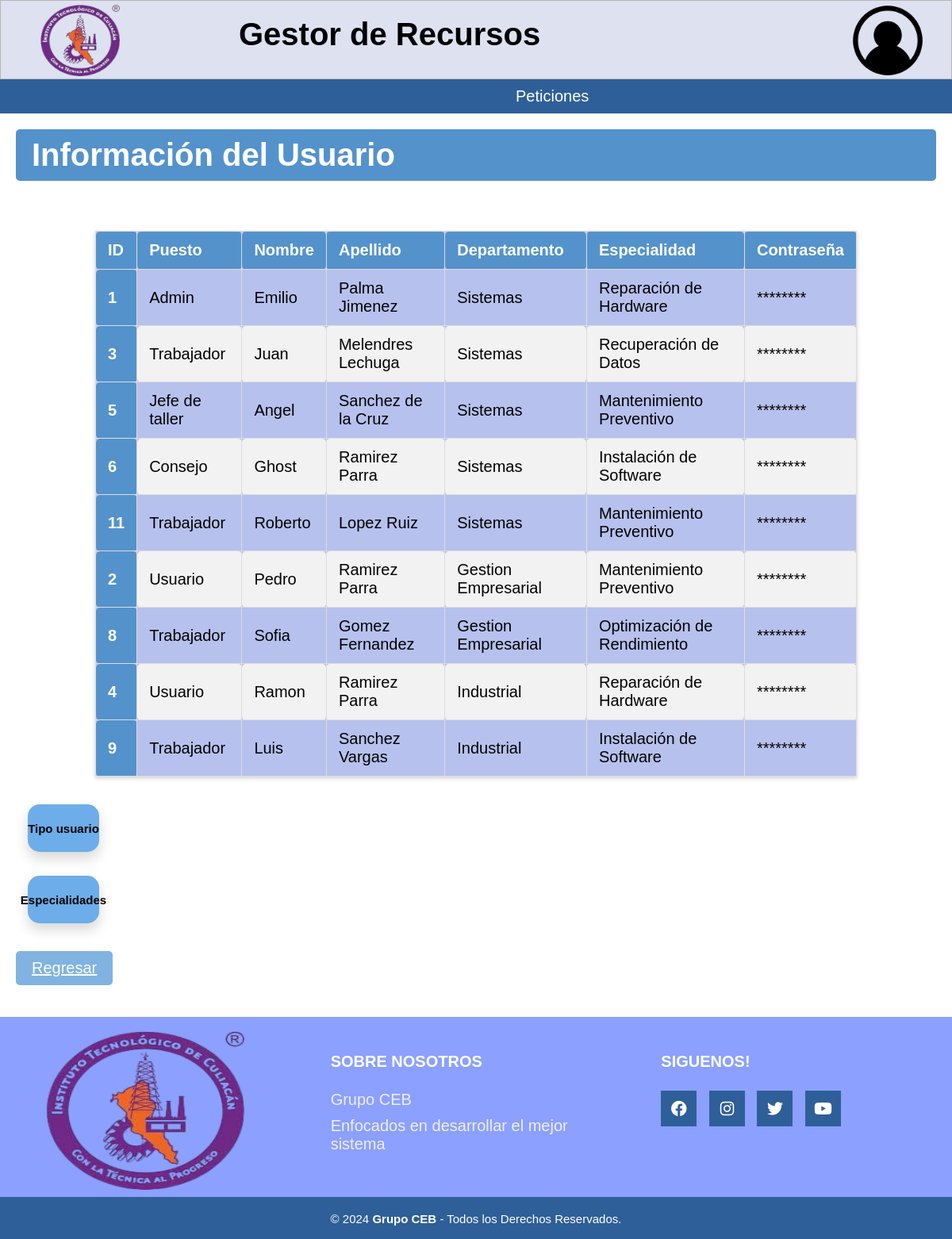
Screenshot of /Usuario/Usuario.php (signed in) with the database file from the repository.
### tables this page shows
Create table Usuarios(
Id_usuario int not null auto_increment primary key,
Id_Utipo int not null,
nombre varchar(50) not null,
apellido varchar(50) not null,
Id_departamento int not null,
Id_especial int not null,
contraseña varchar(20)
);

Create table Tipo_Usuarios(
Id_Utipo int not null auto_increment primary key,
Utipo varchar(50) not null
);

Create table departamento(
Id_departamento int not null auto_increment primary key,
nombre varchar(50) not null,
J_departamento varchar(100) not null
);

Create table catalogo_especial(
Id_especial int not null primary key auto_increment,
Especial text not null
);

### Usuario/Usuario.php (the view, shortened to what this page needs)
<?php
include('../BD/ConexionBD.php');
$nombre = $_SESSION['nombre'];
$sql_select = "SELECT * FROM usuarios WHERE nombre = '$nombre'";
$result = $conn->query($sql_select);
$Usu = $result->fetch_assoc();
?>
<!DOCTYPE html>
<html lang="en">
<head>
	<link rel="stylesheet" href="https://cdnjs.cloudflare.com/ajax/libs/font-awesome/4.7.0/css/font-awesome.min.css">
    <link rel="stylesheet" href="../CSS/menu.css" type="text/css">
    <link rel="stylesheet" href="../CSS/cabecera.css" type="text/css">
    <link rel="stylesheet" href="../CSS/pie_pagina.css" type="text/css">
    <link rel="stylesheet" href="../CSS/tablas_boton.css" type="text/css">
    <link rel="stylesheet" href="../CSS/formularios.css" type="text/css">
    <link rel="stylesheet" href="../CSS/departamentos.css" type="text/css">
        <link
          rel="stylesheet"
          href="https://cdnjs.cloudflare.com/ajax/libs/font-awesome/6.1.1/css/all.min.css"
        />
</head>
<header class="cabecera_p">
    <div class="cabecera">
        <h1 class="nom_sis">Gestor de Recursos</h1>
        <a href="../Menu.php"><img src="../Imagenes/logo.png" class="img-logo" alt="Logo"></a>
        <a href="#"><img src="../Imagenes/avatar.png" class="img-avatar" alt="Avatar"></a>
    </div>
    <div class="header">
        <ul class="nav">
            <?php if ($Usu['Id_Utipo'] == 1 || $Usu['Id_Utipo'] == 3 || $Usu['Id_Utipo'] == 4 || $Usu['Id_Utipo'] == 5): ?>
                <li><a href="#">Peticiones</a>
                </li>
            <?php endif; ?>
        </ul>
    </div>
</header>
</head>
<body>
    <h1 class="titulo">Información del Usuario</h1>
    <br>
    <?php
	include('../BD/ConexionBD.php');
	$sql = "SELECT
        Usuarios.Id_usuario,
        Tipo_Usuarios.Utipo AS Utipo,
        Usuarios.nombre,
        Usuarios.apellido,
        departamento.nombre AS nombre_departamento,
        catalogo_especial.Especial AS especial
    FROM Usuarios
    JOIN Tipo_Usuarios ON Usuarios.Id_Utipo = Tipo_Usuarios.Id_Utipo
    JOIN departamento ON Usuarios.Id_departamento = departamento.Id_departamento
    JOIN catalogo_especial ON Usuarios.Id_especial = catalogo_especial.Id_especial";
	$result = $conn->query($sql);
	echo "<table class='tabla'>";
	echo "<thead>";
	echo "<tr class='cont'>";
	echo "<th scope='col'>ID</th>";
	echo "<th scope='col'>Puesto</th>";
	echo "<th scope='col'>Nombre</th>";
	echo "<th scope='col'>Apellido</th>";
	echo "<th scope='col'>Departamento</th>";
    echo "<th scope='col'>Especialidad</th>";
    echo "<th scope='col'>Contraseña</th>";
	echo "</tr>";
	echo "</thead>";
	echo "<tbody>";
	while ($fila = $result->fetch_assoc()) {
		echo "<tr>";
		echo "<th scope='row'>".$fila['Id_usuario']."</th>";
		echo "<td>". $fila['Utipo']."</td>";
        echo "<td>". $fila['nombre']."</td>";
        echo "<td>". $fila['apellido']."</td>";
        echo "<td>". $fila['nombre_departamento']."</td>";
        echo "<td>". $fila['especial']."</td>";
        echo "<td>********</td>";
		echo "</tr>";
	}
	echo "</tbody>";
	echo "</table>";
?>
<div class="botones">
    <button class="btn_edi" onclick="toggleVisibility('toggleSection')"><p class="tx">Tipo usuario</p></button>
</div>
<div class="botones">
    <button class="btn_edi" onclick="toggleVisibility('toggleSection2')"><p class="tx">Especialidades</p></button>
</div>
	<a href="../Menu.php" class="regresar">Regresar</a>
</body>
<footer class="pie-pagina">
        <div class="grupo-1">
            <div class="box">
                <figure>
                    <a href="Menu.php">
                        <img src="../Imagenes/logo.png" alt="Logo Institucional">
                    </a>
                </figure>
            </div>
            <div class="box">
                <h2>SOBRE NOSOTROS</h2>
                <p>Grupo CEB</p>
                <p>Enfocados en desarrollar el mejor sistema</p>
            </div>
            <div class="box">
                <h2>SIGUENOS!</h2>
                <div class="red-social">
                    <a href="#" class="fa fa-facebook"></a>
                    <a href="#" class="fa fa-instagram"></a>
                    <a href="#" class="fa fa-twitter"></a>
                    <a href="#" class="fa fa-youtube"></a>
                </div>
            </div>
        </div>
        <div class="grupo-2">
            <small>&copy; 2024 <b>Grupo CEB</b> - Todos los Derechos Reservados.</small>
        </div>
    </footer>
</html>

### CSS/menu.css (style rules this page uses)
* { padding: 0px; margin: 0px; }
.header { margin: auto; width: 100%; background-color: #2f5f98; }
ul, ol { list-style: none; }
.nav { display: flex; margin-left: 630px; }
.nav > li { position: relative; float: left; }
.nav li a { background-color: #2f5f98; color: #fff; text-decoration: none; padding: 10px 20px; display: block; }

### CSS/cabecera.css (style rules this page uses)
* { font-family: 'Roboto', sans-serif; }
html { font-size: 20px; overflow-y: auto; }
.cabecera { height: 100px; width: 100%; background-color: rgb(221, 225, 240); border: 0.5px solid rgb(184, 182, 182); }
.nom_sis { position: absolute; margin-top: 20px; margin-left: 300px; }
.img-logo { height: 90px; width: 100px; float: left; margin-left: 50px; margin-top: 5px; }
.img-avatar { height: 100px; width: 100px; float: right; margin-right: 30px; }

### CSS/pie_pagina.css (style rules this page uses)
.pie-pagina { width: 100%; background-color: #8ba0ff; margin-top: 30px; }
.pie-pagina .grupo-1 { width: 100%; max-width: 1200px; margin: auto; display:grid; grid-template-columns: repeat(3, 1fr); grid-gap:50px; padding: 45px 0px; }
.pie-pagina .grupo-1 .box figure { width: 100%; height: 100px; display: flex; justify-content: center; align-items: center; }
.pie-pagina .grupo-1 .box figure img { width: 250px; height: 200px; margin-top: 50px; }
.pie-pagina .grupo-1 .box h2 { color: #fff; margin-bottom: 25px; font-size: 20px; }
.pie-pagina .grupo-1 .box p { color: #efefef; margin-bottom: 10px; }
.pie-pagina .grupo-1 .red-social a { display: inline-block; text-decoration: none; width: 45px; height: 45px; line-height: 45px; color: #fff; margin-right: 10px; background-color: #2f5f98; text-align: center; transition: all 300ms ease; }
.pie-pagina .grupo-2 { background-color: #2f5f98; padding: 15px 10px; text-align: center; color: #fff; }
.pie-pagina .grupo-2 small { font-size: 15px; }

### CSS/tablas_boton.css (style rules this page uses)
.titulo { background-color: #5492cc; color: white; padding: 10px 20px; border: none; border-radius: 5px; cursor: pointer; font-family: 'Poppins', sans-serif; margin-left: 20px; margin-top: 20px; margin-right: 20px; }
.tabla { border-collapse: collapse; width: 80%; margin: 20px auto; font-family: 'Roboto', sans-serif; background-color: #b7c1ee; box-shadow: 0 2px 5px rgba(0, 0, 0, 0.2); }
.cont { text-align: center; }
.tabla th, .tabla td { border: 1px solid #ddd; padding: 12px 15px; text-align: left; }
.tabla th { background-color: #5492cc; color: white; font-weight: bold; }
.tabla td { color: #000000; }
.tabla tbody tr:nth-child(even) { background-color: #f2f2f2; }
.tabla th, table.tabla td { border-radius: 5px; }
a { text-decoration: underline; color: rgb(0, 0, 0); }
.regresar { background-color: #80b3e2; color: white; padding: 10px 20px; border: none; border-radius: 5px; cursor: pointer; font-family: 'Poppins', sans-serif; margin-top: 20px; margin-bottom: 10px; display: inline-block; margin-left: 20px; }

### CSS/formularios.css (style rules this page uses)
.titulo { background-color: #5492cc; color: white; padding: 10px 20px; border: none; border-radius: 5px; cursor: pointer; font-family: 'Poppins', sans-serif; margin-left: 20px; margin-top: 20px; margin-bottom: 20px; margin-right: 20px; }
.regresar { background-color: #80b3e2; color: white; padding: 10px 20px; border: none; border-radius: 5px; cursor: pointer; font-family: 'Poppins', sans-serif; margin-top: 20px; margin-bottom: 10px; display: inline-block; margin-left: 20px; }
* { font-family: 'Poppins', sans-serif; margin: 0; padding: 0; box-sizing: border-box; }

### CSS/departamentos.css (style rules this page uses)
a { text-decoration: underline; color: purple; }
.btn_edi { background-color: #6dade9; border: none; margin: 15px; width: 90px; height: 60px; border-radius: 15px; box-shadow: 0 8px 16px rgba(54, 53, 53, 0.2); transition: transform 0.3s, box-shadow 0.3s; display: flex; align-items: center; justify-content: center; text-decoration: none; }
.botones { display: flex; margin-left: 20px; }
.tx { text-align: center; font-size: 15px; font-weight: bold; color: rgb(0, 0, 0); }

### rows the page displays
usuarios: Id_usuario "1", Id_Utipo.Utipo "Admin", nombre "Emilio", apellido "Palma Jimenez", Id_departamento.nombre "Sistemas", Id_especial.Especial "Reparación de Hardware"
usuarios: Id_usuario "3", Id_Utipo.Utipo "Trabajador", nombre "Juan", apellido "Melendres Lechuga", Id_departamento.nombre "Sistemas", Id_especial.Especial "Recuperación de Datos"
usuarios: Id_usuario "5", Id_Utipo.Utipo "Jefe de taller", nombre "Angel", apellido "Sanchez de la Cruz", Id_departamento.nombre "Sistemas", Id_especial.Especial "Mantenimiento Preventivo"
usuarios: Id_usuario "6", Id_Utipo.Utipo "Consejo", nombre "Ghost", apellido "Ramirez Parra", Id_departamento.nombre "Sistemas", Id_especial.Especial "Instalación de Software"
usuarios: Id_usuario "11", Id_Utipo.Utipo "Trabajador", nombre "Roberto", apellido "Lopez Ruiz", Id_departamento.nombre "Sistemas", Id_especial.Especial "Mantenimiento Preventivo"
usuarios: Id_usuario "2", Id_Utipo.Utipo "Usuario", nombre "Pedro", apellido "Ramirez Parra", Id_departamento.nombre "Gestion Empresarial", Id_especial.Especial "Mantenimiento Preventivo"
usuarios: Id_usuario "8", Id_Utipo.Utipo "Trabajador", nombre "Sofia", apellido "Gomez Fernandez", Id_departamento.nombre "Gestion Empresarial", Id_especial.Especial "Optimización de Rendimiento"
usuarios: Id_usuario "4", Id_Utipo.Utipo "Usuario", nombre "Ramon", apellido "Ramirez Parra", Id_departamento.nombre "Industrial", Id_especial.Especial "Reparación de Hardware"
usuarios: Id_usuario "9", Id_Utipo.Utipo "Trabajador", nombre "Luis", apellido "Sanchez Vargas", Id_departamento.nombre "Industrial", Id_especial.Especial "Instalación de Software"
